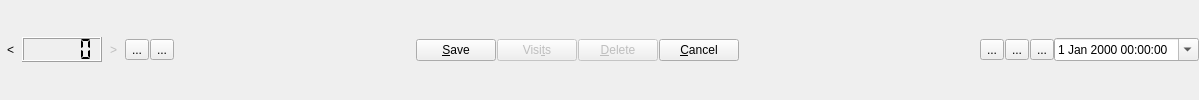
     <widget class="QWidget" name="widget1" native="true">
      <layout class="QHBoxLayout" name="horizontalLayout_8">
       <property name="spacing">
        <number>0</number>
       </property>
       <property name="leftMargin">
        <number>0</number>
       </property>
       <property name="topMargin">
        <number>0</number>
       </property>
       <property name="rightMargin">
        <number>0</number>
       </property>
       <property name="bottomMargin">
        <number>0</number>
       </property>
       <item>
        <widget class="QWidget" name="widget" native="true">
         <layout class="QHBoxLayout" name="horizontalLayout_21">
          <property name="spacing">
           <number>1</number>
          </property>
          <property name="leftMargin">
           <number>0</number>
          </property>
          <property name="topMargin">
           <number>0</number>
          </property>
          <property name="rightMargin">
           <number>0</number>
          </property>
          <property name="bottomMargin">
           <number>0</number>
          </property>
          <item>
           <widget class="navArrows" name="goLowerID">
            <property name="toolTip">
             <string>&lt;html&gt;&lt;head/&gt;&lt;body&gt;&lt;p&gt;Previous Patient Record &lt;/p&gt;&lt;p&gt;PgDn&lt;/p&gt;&lt;/body&gt;&lt;/html&gt;</string>
            </property>
            <property name="text">
             <string>&lt;</string>
            </property>
            <property name="icon">
             <iconset resource="../res/resources.qrc">
              <normaloff>:/Graphics/back</normaloff>:/Graphics/back</iconset>
            </property>
            <property name="shortcut">
             <string>PgDown</string>
            </property>
            <property name="autoRaise">
             <bool>true</bool>
            </property>
           </widget>
          </item>
          <item>
           <widget class="patientNumber" name="patientnumber">
            <property name="sizePolicy">
             <sizepolicy hsizetype="Fixed" vsizetype="Fixed">
              <horstretch>0</horstretch>
              <verstretch>0</verstretch>
             </sizepolicy>
            </property>
            <property name="minimumSize">
             <size>
              <width>80</width>
              <height>25</height>
             </size>
            </property>
            <property name="toolTip">
             <string>&lt;html&gt;&lt;head/&gt;&lt;body&gt;&lt;p&gt;Current Patient Number&lt;/p&gt;&lt;/body&gt;&lt;/html&gt;</string>
            </property>
            <property name="frameShape">
             <enum>QFrame::Box</enum>
            </property>
            <property name="frameShadow">
             <enum>QFrame::Raised</enum>
            </property>
            <property name="lineWidth">
             <number>1</number>
            </property>
            <property name="midLineWidth">
             <number>0</number>
            </property>
            <property name="digitCount">
             <number>5</number>
            </property>
            <property name="segmentStyle">
             <enum>QLCDNumber::Flat</enum>
            </property>
           </widget>
          </item>
          <item>
           <widget class="navArrows" name="goHigherID">
            <property name="enabled">
             <bool>false</bool>
            </property>
            <property name="toolTip">
             <string>&lt;html&gt;&lt;head/&gt;&lt;body&gt;&lt;p&gt;Next Patient Record &lt;/p&gt;&lt;p&gt;PgUp&lt;/p&gt;&lt;/body&gt;&lt;/html&gt;</string>
            </property>
            <property name="styleSheet">
             <string notr="true"/>
            </property>
            <property name="text">
             <string>&gt;</string>
            </property>
            <property name="icon">
             <iconset resource="../res/resources.qrc">
              <normaloff>:/Graphics/forward</normaloff>:/Graphics/forward</iconset>
            </property>
            <property name="shortcut">
             <string>PgUp</string>
            </property>
            <property name="autoRaise">
             <bool>true</bool>
            </property>
           </widget>
          </item>
          <item>
           <widget class="QToolButton" name="buttonAgenda">
            <property name="toolTip">
             <string>&lt;html&gt;&lt;head/&gt;&lt;body&gt;&lt;p&gt;my Assistant&lt;/p&gt;&lt;p&gt;F3&lt;/p&gt;&lt;/body&gt;&lt;/html&gt;</string>
            </property>
            <property name="text">
             <string>...</string>
            </property>
            <property name="icon">
             <iconset resource="../res/resources.qrc">
              <normaloff>:/Graphics/person</normaloff>:/Graphics/person</iconset>
            </property>
            <property name="shortcut">
             <string>F3</string>
            </property>
            <property name="autoRaise">
             <bool>false</bool>
            </property>
           </widget>
          </item>
          <item>
           <widget class="QToolButton" name="ButtonRefresh">
            <property name="toolTip">
             <string>&lt;html&gt;&lt;head/&gt;&lt;body&gt;&lt;p&gt;Refresh&lt;/p&gt;&lt;p&gt;F4&lt;/p&gt;&lt;/body&gt;&lt;/html&gt;</string>
            </property>
            <property name="text">
             <string>...</string>
            </property>
            <property name="icon">
             <iconset resource="../res/resources.qrc">
              <normaloff>:/Graphics/refresh</normaloff>:/Graphics/refresh</iconset>
            </property>
            <property name="iconSize">
             <size>
              <width>16</width>
              <height>16</height>
             </size>
            </property>
            <property name="shortcut">
             <string>F4</string>
            </property>
            <property name="autoRaise">
             <bool>false</bool>
            </property>
           </widget>
          </item>
          <item>
           <spacer name="horizontalSpacer_3">
            <property name="orientation">
             <enum>Qt::Horizontal</enum>
            </property>
            <property name="sizeHint" stdset="0">
             <size>
              <width>241</width>
              <height>17</height>
             </size>
            </property>
           </spacer>
          </item>
          <item>
           <widget class="mPushButton" name="ButtonSaveEdit">
            <property name="toolTip">
             <string>&lt;html&gt;&lt;head/&gt;&lt;body&gt;&lt;p&gt;Save current patient&lt;/p&gt;&lt;p&gt;F5&lt;/p&gt;&lt;/body&gt;&lt;/html&gt;</string>
            </property>
            <property name="text">
             <string>&amp;Save</string>
            </property>
            <property name="icon">
             <iconset resource="../res/resources.qrc">
              <normaloff>:/Graphics/ok</normaloff>:/Graphics/ok</iconset>
            </property>
            <property name="shortcut">
             <string>F5</string>
            </property>
           </widget>
          </item>
          <item>
           <widget class="QPushButton" name="ButtonVisit">
            <property name="enabled">
             <bool>false</bool>
            </property>
            <property name="toolTip">
             <string>&lt;html&gt;&lt;head/&gt;&lt;body&gt;&lt;p&gt;Show The current patient Visits&lt;/p&gt;&lt;p&gt;F6&lt;/p&gt;&lt;/body&gt;&lt;/html&gt;</string>
            </property>
            <property name="text">
             <string>Visi&amp;ts</string>
            </property>
            <property name="icon">
             <iconset resource="../res/resources.qrc">
              <normaloff>:/Graphics/control</normaloff>:/Graphics/control</iconset>
            </property>
            <property name="shortcut">
             <string>F6</string>
            </property>
           </widget>
          </item>
          <item>
           <widget class="QPushButton" name="ButtonDelete">
            <property name="enabled">
             <bool>false</bool>
            </property>
            <property name="toolTip">
             <string>&lt;html&gt;&lt;head/&gt;&lt;body&gt;&lt;p&gt;Delete This Patient&lt;/p&gt;&lt;p&gt;F7&lt;/p&gt;&lt;/body&gt;&lt;/html&gt;</string>
            </property>
            <property name="text">
             <string>&amp;Delete</string>
            </property>
            <property name="icon">
             <iconset resource="../res/resources.qrc">
              <normaloff>:/ionicons/close</normaloff>:/ionicons/close</iconset>
            </property>
            <property name="shortcut">
             <string>F7</string>
            </property>
           </widget>
          </item>
          <item>
           <widget class="mPushButton" name="buttonNewCancel">
            <property name="toolTip">
             <string>&lt;html&gt;&lt;head/&gt;&lt;body&gt;&lt;p&gt;Exit edit Mode&lt;/p&gt;&lt;p&gt;F8&lt;/p&gt;&lt;/body&gt;&lt;/html&gt;</string>
            </property>
            <property name="text">
             <string>&amp;Cancel</string>
            </property>
            <property name="icon">
             <iconset resource="../res/resources.qrc">
              <normaloff>:/Graphics/person</normaloff>:/Graphics/person</iconset>
            </property>
            <property name="shortcut">
             <string>F8</string>
            </property>
           </widget>
          </item>
          <item>
           <spacer name="horizontalSpacer_4">
            <property name="orientation">
             <enum>Qt::Horizontal</enum>
            </property>
            <property name="sizeHint" stdset="0">
             <size>
              <width>240</width>
              <height>17</height>
             </size>
            </property>
           </spacer>
          </item>
          <item>
           <widget class="QToolButton" name="settingButton">
            <property name="toolTip">
             <string>&lt;html&gt;&lt;head/&gt;&lt;body&gt;&lt;p&gt;Settings F9&lt;/p&gt;&lt;/body&gt;&lt;/html&gt;</string>
            </property>
            <property name="text">
             <string>...</string>
            </property>
            <property name="icon">
             <iconset resource="../res/resources.qrc">
              <normaloff>:/Graphics/settings</normaloff>:/Graphics/settings</iconset>
            </property>
           </widget>
          </item>
          <item>
           <widget class="QToolButton" name="buttonPatientList">
            <property name="toolTip">
             <string>&lt;html&gt;&lt;head/&gt;&lt;body&gt;&lt;p&gt;search Patient records&lt;/p&gt;&lt;p&gt;F2&lt;/p&gt;&lt;/body&gt;&lt;/html&gt;</string>
            </property>
            <property name="text">
             <string>...</string>
            </property>
            <property name="icon">
             <iconset resource="../res/resources.qrc">
              <normaloff>:/Graphics/search</normaloff>:/Graphics/search</iconset>
            </property>
            <property name="iconSize">
             <size>
              <width>16</width>
              <height>16</height>
             </size>
            </property>
            <property name="shortcut">
             <string>F2</string>
            </property>
            <property name="autoRaise">
             <bool>false</bool>
            </property>
           </widget>
          </item>
          <item>
           <widget class="QToolButton" name="drugIndexButton">
            <property name="toolTip">
             <string>&lt;html&gt;&lt;head/&gt;&lt;body&gt;&lt;p&gt;Drugs Index&lt;/p&gt;&lt;p&gt;F10&lt;/p&gt;&lt;/body&gt;&lt;/html&gt;</string>
            </property>
            <property name="text">
             <string>...</string>
            </property>
            <property name="icon">
             <iconset resource="../res/resources.qrc">
              <normaloff>:/Graphics/beaker</normaloff>:/Graphics/beaker</iconset>
            </property>
            <property name="shortcut">
             <string>F10</string>
            </property>
           </widget>
          </item>
         </layout>
        </widget>
       </item>
       <item>
        <widget class="xDateTimeEdit" name="DateTimeEdit">
         <property name="maximumSize">
          <size>
           <width>160</width>
           <height>16777215</height>
          </size>
         </property>
         <property name="locale">
          <locale language="English" country="UnitedStates"/>
         </property>
         <property name="wrapping">
          <bool>false</bool>
         </property>
         <property name="currentSection">
          <enum>QDateTimeEdit::MinuteSection</enum>
         </property>
         <property name="calendarPopup">
          <bool>true</bool>
         </property>
        </widget>
       </item>
      </layout>
     </widget>
